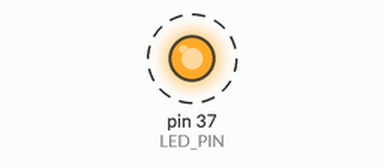
Recording of a sketch running on a simulated Arduino Mega 2560, built with avr-gcc and run on an emulated ATmega2560. On the bench: output pins drawn as LEDs (lit = HIGH). Dashed ring = blinking. What the sketch prints to the serial monitor is not drawn.

Above: at 0.2 s.
Timing chart, 0 to 3.0 s (numbered marks = the images above):
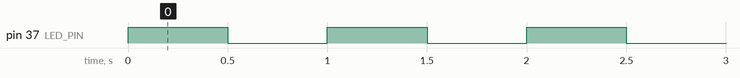

The sketch:

01_blink.ino
```cpp
#define LED_PIN 37

void setup() {
  Serial.begin(115200);
  pinMode(LED_PIN, OUTPUT);
}

void loop() {
  digitalWrite(LED_PIN, HIGH);
  Serial.println("Blink");
  delay(500);
  digitalWrite(LED_PIN, LOW);
  Serial.println("Blink");
  delay(500);
}
```

Measured:
- by itself, pin 37 (LED_PIN): alternates HIGH for 0.50 s and LOW for 0.50 s
